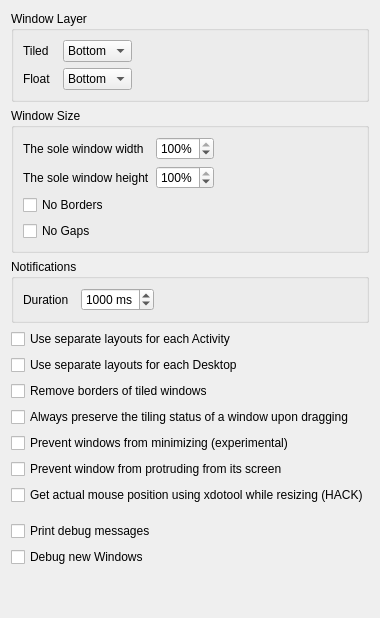
     <widget class="QWidget" name="optionsTab">
      <attribute name="title">
       <string>Options</string>
      </attribute>
      <layout class="QVBoxLayout" name="verticalLayout">
       <item>
        <widget class="QGroupBox" name="GB_windowLayer">
         <property name="title">
          <string>Window Layer</string>
         </property>
         <layout class="QGridLayout" name="gridLayout_9">
          <item row="0" column="0" alignment="Qt::AlignmentFlag::AlignLeft">
           <widget class="QLabel" name="label_13">
            <property name="text">
             <string>Tiled</string>
            </property>
           </widget>
          </item>
          <item row="0" column="1">
           <widget class="QComboBox" name="kcfg_tiledWindowsLayer">
            <item>
             <property name="text">
              <string>Bottom</string>
             </property>
            </item>
            <item>
             <property name="text">
              <string>Normal</string>
             </property>
            </item>
            <item>
             <property name="text">
              <string>Above</string>
             </property>
            </item>
           </widget>
          </item>
          <item row="0" column="2">
           <spacer name="horizontalSpacer_2">
            <property name="orientation">
             <enum>Qt::Orientation::Horizontal</enum>
            </property>
            <property name="sizeHint" stdset="0">
             <size>
              <width>40</width>
              <height>20</height>
             </size>
            </property>
           </spacer>
          </item>
          <item row="1" column="0">
           <widget class="QLabel" name="label_14">
            <property name="text">
             <string>Float  </string>
            </property>
           </widget>
          </item>
          <item row="1" column="1">
           <widget class="QComboBox" name="kcfg_floatedWindowsLayer">
            <item>
             <property name="text">
              <string>Bottom</string>
             </property>
            </item>
            <item>
             <property name="text">
              <string>Normal</string>
             </property>
            </item>
            <item>
             <property name="text">
              <string>Above</string>
             </property>
            </item>
           </widget>
          </item>
         </layout>
        </widget>
       </item>
       <item>
        <widget class="QGroupBox" name="groupBox_12">
         <property name="title">
          <string>Window Size</string>
         </property>
         <layout class="QGridLayout" name="gridLayout_10">
          <item row="0" column="2">
           <spacer name="horizontalSpacer_3">
            <property name="orientation">
             <enum>Qt::Orientation::Horizontal</enum>
            </property>
            <property name="sizeHint" stdset="0">
             <size>
              <width>40</width>
              <height>20</height>
             </size>
            </property>
           </spacer>
          </item>
          <item row="1" column="1">
           <widget class="QSpinBox" name="kcfg_soleWindowHeight">
            <property name="suffix">
             <string>%</string>
            </property>
            <property name="minimum">
             <number>1</number>
            </property>
            <property name="maximum">
             <number>100</number>
            </property>
            <property name="value">
             <number>100</number>
            </property>
           </widget>
          </item>
          <item row="1" column="0">
           <widget class="QLabel" name="label_16">
            <property name="text">
             <string>The sole window height</string>
            </property>
           </widget>
          </item>
          <item row="0" column="0">
           <widget class="QLabel" name="label_15">
            <property name="text">
             <string>The sole window width </string>
            </property>
           </widget>
          </item>
          <item row="0" column="1" alignment="Qt::AlignmentFlag::AlignHCenter|Qt::AlignmentFlag::AlignVCenter">
           <widget class="QSpinBox" name="kcfg_soleWindowWidth">
            <property name="suffix">
             <string>%</string>
            </property>
            <property name="minimum">
             <number>1</number>
            </property>
            <property name="maximum">
             <number>100</number>
            </property>
            <property name="value">
             <number>100</number>
            </property>
           </widget>
          </item>
          <item row="2" column="0">
           <widget class="QCheckBox" name="kcfg_soleWindowNoBorders">
            <property name="text">
             <string>No Borders</string>
            </property>
           </widget>
          </item>
          <item row="3" column="0">
           <widget class="QCheckBox" name="kcfg_soleWindowNoGaps">
            <property name="text">
             <string>No Gaps</string>
            </property>
           </widget>
          </item>
         </layout>
         <zorder>kcfg_soleWindowWidth</zorder>
         <zorder>label_15</zorder>
         <zorder>horizontalSpacer_3</zorder>
         <zorder>label_16</zorder>
         <zorder>kcfg_soleWindowHeight</zorder>
         <zorder>kcfg_soleWindowNoBorders</zorder>
         <zorder>kcfg_soleWindowNoGaps</zorder>
        </widget>
       </item>
       <item>
        <widget class="QGroupBox" name="groupBox_13">
         <property name="title">
          <string>Notifications</string>
         </property>
         <layout class="QGridLayout" name="gridLayout_12">
          <item row="1" column="1">
           <widget class="QSpinBox" name="kcfg_notificationDuration">
            <property name="toolTip">
             <string>&lt;html&gt;&lt;head/&gt;&lt;body&gt;&lt;p&gt;Set the time (in milliseconds) for how long a pop-up notification will remain visible before it automatically disappears. A value of 0 will disable notifications.&lt;/p&gt;&lt;/body&gt;&lt;/html&gt;</string>
            </property>
            <property name="suffix">
             <string> ms</string>
            </property>
            <property name="maximum">
             <number>9999</number>
            </property>
            <property name="singleStep">
             <number>100</number>
            </property>
            <property name="value">
             <number>1000</number>
            </property>
           </widget>
          </item>
          <item row="1" column="0">
           <widget class="QLabel" name="label_18">
            <property name="text">
             <string>Duration  </string>
            </property>
           </widget>
          </item>
          <item row="1" column="2">
           <spacer name="horizontalSpacer_4">
            <property name="orientation">
             <enum>Qt::Orientation::Horizontal</enum>
            </property>
            <property name="sizeHint" stdset="0">
             <size>
              <width>40</width>
              <height>20</height>
             </size>
            </property>
           </spacer>
          </item>
         </layout>
        </widget>
       </item>
       <item>
        <widget class="QCheckBox" name="kcfg_layoutPerActivity">
         <property name="toolTip">
          <string>All tiled windows will have no borders. Borders will be added back if window become float.</string>
         </property>
         <property name="text">
          <string>Use separate layouts for each Activity</string>
         </property>
        </widget>
       </item>
       <item>
        <widget class="QCheckBox" name="kcfg_layoutPerDesktop">
         <property name="toolTip">
          <string>All tiled windows will have no borders. Borders will be added back if window become float.</string>
         </property>
         <property name="text">
          <string>Use separate layouts for each Desktop</string>
         </property>
        </widget>
       </item>
       <item>
        <widget class="QCheckBox" name="kcfg_noTileBorder">
         <property name="toolTip">
          <string>All tiled windows will have no borders. Borders will be added back if window become float.</string>
         </property>
         <property name="text">
          <string>Remove borders of tiled windows</string>
         </property>
        </widget>
       </item>
       <item>
        <widget class="QCheckBox" name="kcfg_keepTilingOnDrag">
         <property name="text">
          <string>Always preserve the tiling status of a window upon dragging</string>
         </property>
        </widget>
       </item>
       <item>
        <widget class="QCheckBox" name="kcfg_preventMinimize">
         <property name="text">
          <string>Prevent windows from minimizing (experimental)</string>
         </property>
        </widget>
       </item>
       <item>
        <widget class="QCheckBox" name="kcfg_preventProtrusion">
         <property name="text">
          <string>Prevent window from protruding from its screen</string>
         </property>
        </widget>
       </item>
       <item>
        <widget class="QCheckBox" name="kcfg_pollMouseXdotool">
         <property name="toolTip">
          <string>&lt;html&gt;&lt;head/&gt;&lt;body&gt;&lt;p&gt;If enabled, actual mouse position will be used for certain operations. (e.g. swapping tile by dragging)&lt;/p&gt;&lt;p&gt;To use this feature, user &lt;span style=&quot; text-decoration: underline;&quot;&gt;MUST make sure &lt;/span&gt;&lt;span style=&quot; font-weight:600; font-style:italic; text-decoration: underline;&quot;&gt;xdotool &lt;/span&gt;&lt;span style=&quot; text-decoration: underline;&quot;&gt;is installed&lt;/span&gt; on the system.&lt;/p&gt;&lt;/body&gt;&lt;/html&gt;</string>
         </property>
         <property name="text">
          <string>Get actual mouse position using xdotool while resizing (HACK)</string>
         </property>
        </widget>
       </item>
       <item>
        <spacer name="debugSpacer">
         <property name="orientation">
          <enum>Qt::Orientation::Vertical</enum>
         </property>
         <property name="sizeType">
          <enum>QSizePolicy::Policy::Maximum</enum>
         </property>
         <property name="sizeHint" stdset="0">
          <size>
           <width>20</width>
           <height>10</height>
          </size>
         </property>
        </spacer>
       </item>
       <item>
        <widget class="QCheckBox" name="kcfg_debug">
         <property name="toolTip">
          <string>Use this option to debug the script or submit detailed bug report.</string>
         </property>
         <property name="text">
          <string>Print debug messages</string>
         </property>
        </widget>
       </item>
       <item>
        <widget class="QCheckBox" name="kcfg_debugActiveWin">
         <property name="toolTip">
          <string>Print debug output all new windows with params. In Kdevelop write krohnkite in filter.</string>
         </property>
         <property name="text">
          <string>Debug new Windows</string>
         </property>
        </widget>
       </item>
       <item>
        <spacer name="verticalSpacer_5">
         <property name="orientation">
          <enum>Qt::Orientation::Vertical</enum>
         </property>
         <property name="sizeHint" stdset="0">
          <size>
           <width>20</width>
           <height>40</height>
          </size>
         </property>
        </spacer>
       </item>
      </layout>
     </widget>
